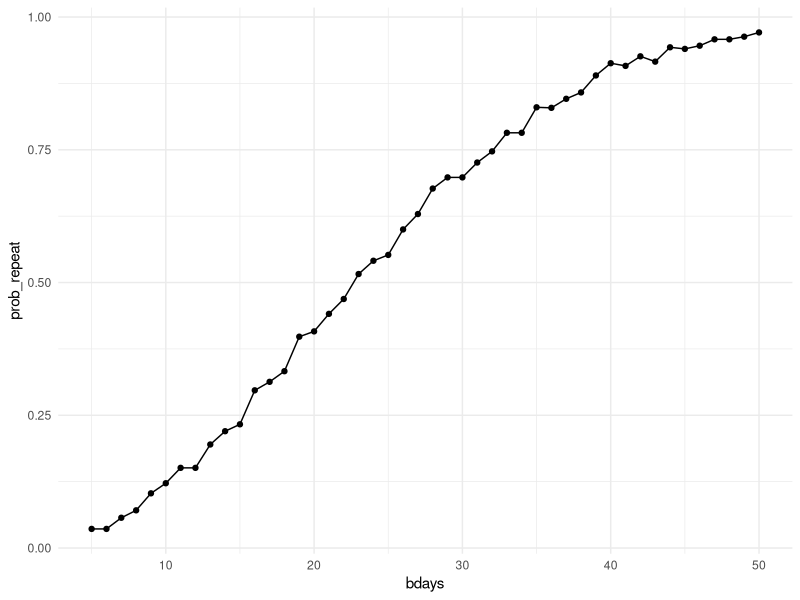

This figure's R source:
## ---- chunk 1
library(tidyverse)

#these options were messing up my fig.height 
#knitr::opts_chunk$set(
#  fig.width = 6,
#  fig.asp = .6
#)

knitr::opts_chunk$set(
  out.width = "90%"
)

theme_set(theme_minimal() + theme(legend.position = "bottom"))

options(
  ggplot2.continuous.colour = "viridis",
  ggplot2.continuous.fill = "viridis"
)

scale_colour_discrete = scale_colour_viridis_d
scale_fill_discrete = scale_fill_viridis_d
## ---- chunk 2
#define data generating mechanism
birthdays = sample(1:365, 5, replace = TRUE)

#run the analysis
repeated_bday = length(unique(birthdays)) < 5

#return the result
repeated_bday
## ---- chunk 3
bday_sim = function(n_room) {
  
  birthdays = sample(1:365, n_room, replace = TRUE)

  repeated_bday = length(unique(birthdays)) < n_room

  repeated_bday
}

#bday_sim(20)
## ---- chunk 4
bday_sim_results = 
  expand_grid(
    bdays = 5:50,
    iter = 1:1000
  ) |> 
  mutate(
    result = map_lgl(bdays, bday_sim)
  ) |> 
  group_by (
    bdays
  ) |> 
  summarize(
    prob_repeat = mean(result)
  )
## ---- chunk 5
bday_sim_results |> 
  ggplot(aes(x = bdays, y = prob_repeat)) +
  geom_point() +
  geom_line()
